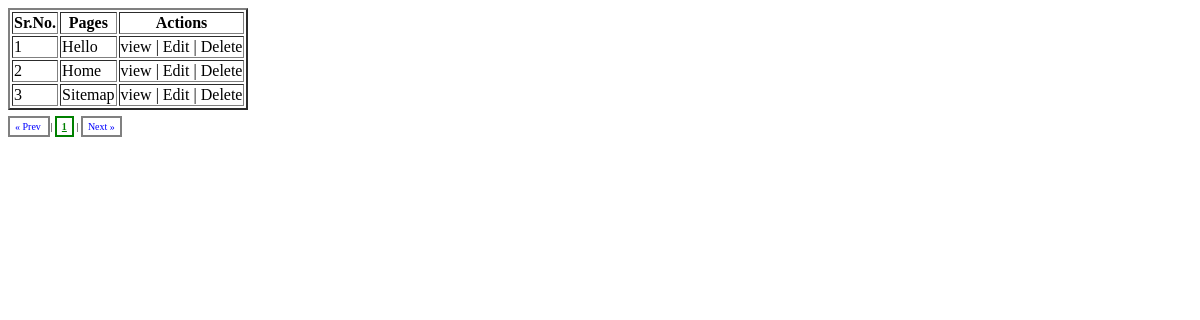
The page /viewpages.php?website_id=1 on the database as committed earlier.
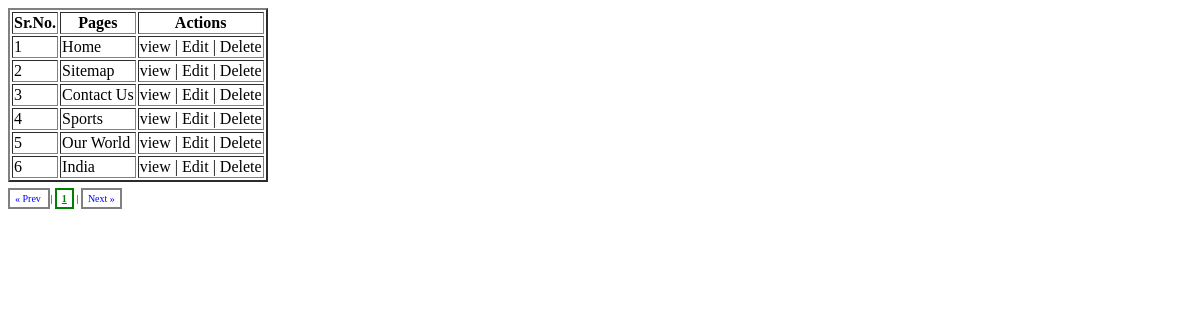
The same page on the database as committed later.
### tables this page shows
CREATE TABLE `page` (
  `page_id` bigint(20) NOT NULL auto_increment,
  `website_id` bigint(20) NOT NULL,
  `page_name` varchar(100) NOT NULL,
  `page_content` text NOT NULL,
  `page_status` varchar(10) NOT NULL default 'Active',
  `parent_id` bigint(20) NOT NULL default '0',
  `menu` varchar(5) NOT NULL default 'No',
  `submenu` varchar(5) NOT NULL default 'No',
  PRIMARY KEY  (`page_id`),
  UNIQUE KEY `page_id` (`page_id`)
);

### includes/dbconnect.php (called while the page is built, shortened)
<?php
class DBConnection
{
	private $connection;
	public function open_connection() {
		$this->connection = mysql_connect(DB_SERVER, DB_USER, DB_PASSWORD);
		if (!$this->connection) {
			die("Database connection failed: " . mysql_error());
		} else {
			$db_select = mysql_select_db(DB_DATABASE, $this->connection);
		}
	}
	public function query($sql) {
		$result = mysql_query($sql, $this->connection);
		return $result;
	}
	public function fetch_assoc($result_set)
	{
		return mysql_fetch_assoc($result_set);
	}
}
?>

### includes/website.php (called while the page is built, shortened)
<?php
include_once('dbconnect.php');
include_once('dblibrary.php');
class Website extends DBLibrary
{
	var $database = null;
	function __construct()
	{
		$this->database = new DBConnection();
	}
	function fetchpage($websiteid,$pageid)
	{
		$query = "SELECT page_id,website_id,page_name,page_content,page_status,parent_id,menu,submenu FROM page WHERE website_id = '$websiteid' ";
		$result_set = $this->database->query($query);
		return $result_set;
	}
}
?>

### includes/dblibrary.php (called while the page is built, shortened)
<?php
class DBLibrary
{
	public function fetch_assoc($result_set)
	{
		return $this->database->fetch_assoc($result_set);
	}
}
?>

### viewpages.php (the view, shortened to what this page needs)
<?php session_start();
include_once('header.php');
include_once('includes/website.php');
$websiteid=$_GET['website_id'];
$website = new Website();
$res= $website->fetchpage($websiteid,$pageid=0);
if($res>0){
		echo "<table id='pages' border='2' cellspacing='2px' cellwidth='5px' >";
		echo "<tr><th>Sr.No.</th><th>Pages</th><th>Actions</th></tr>";
		$count=0;
 		while($pagerow= $website->fetch_assoc($res))
 		{
 			$count++;
 			echo "<tr>";
 		 	echo "<td>$count</td><td>".$pagerow['page_name']."</td><td><a href='viewpage.php?pageurlid=".$pagerow['page_id']."'>view</a>  |  <a href='editpage.php?pageurlid=$pagerow[page_id]'>Edit</a>   |   <a href='deletepage.php?pageurlid=$pagerow[page_id]' onclick=\"return confirm('Are you Sure?');\"> Delete </a> </td>";
 		 	 echo"</tr>";
 		}
 		echo "</table>";
 		echo "<br><div id='pageNavPosition'></div>";
	}
	else{
  		echo "no pages found for particular users";
	}
?>
<body>
<?php include_once('footer.php');	?>

### header.php (shortened to what this page needs)
<html>
<head>
	<link rel="stylesheet" type="text/css" href="stylesheet/stylesheet.css">
	<link rel="stylesheet" type="text/css" href="stylesheet/jquery-ui.css" />
    <link rel="stylesheet" href="stylesheet/style.css" />
</head>

### footer.php
</html>

### stylesheet/stylesheet.css (style rules this page uses)
a { text-decoration:none; color: black; }

### stylesheet/style.css (style rules this page uses)
body { font-size: 62.5%; }

Rows that differ between the two databases and show on the page:
no longer on this page (row edited): page: page_name "Hello"
now on this page (row edited): page: page_name "Contact Us"
added page: page_name "Sports"
added page: page_name "Our World"
added page: page_name "India"
